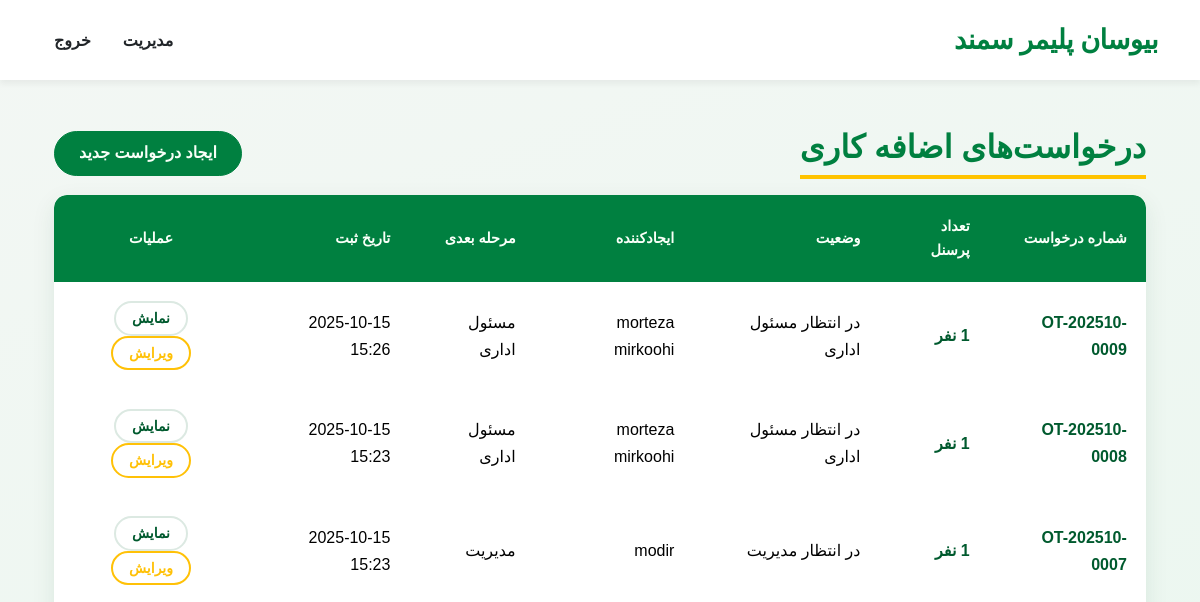
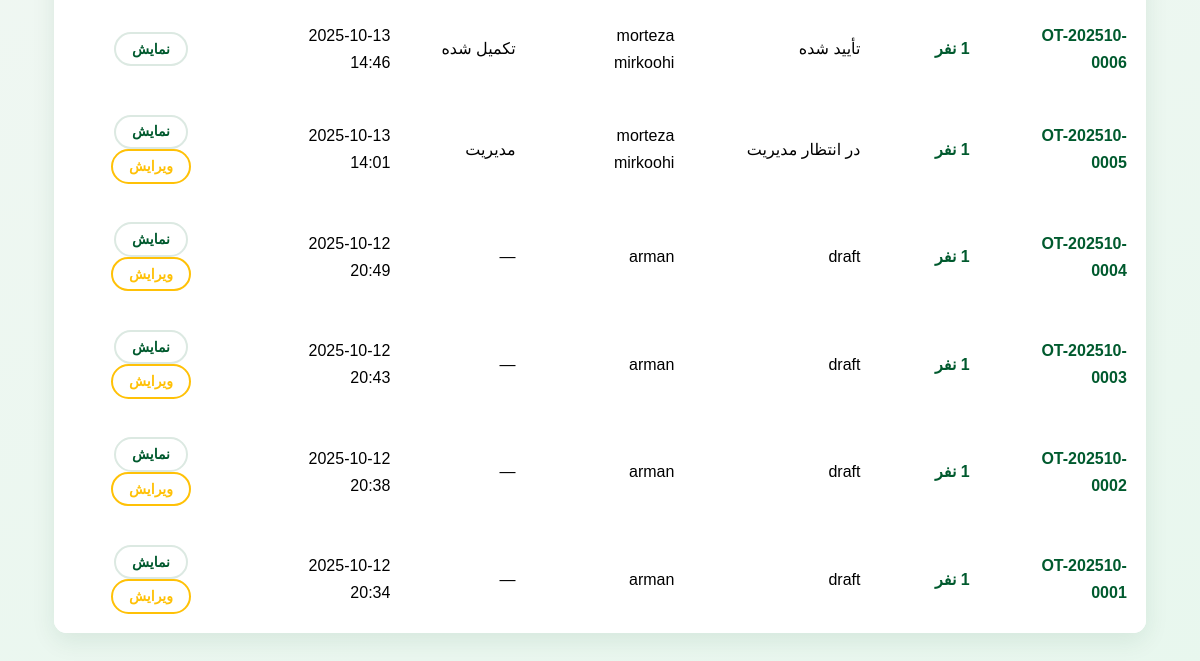
Before: /overtime/ (signed in) with the older database file (2 pictures, top to bottom).
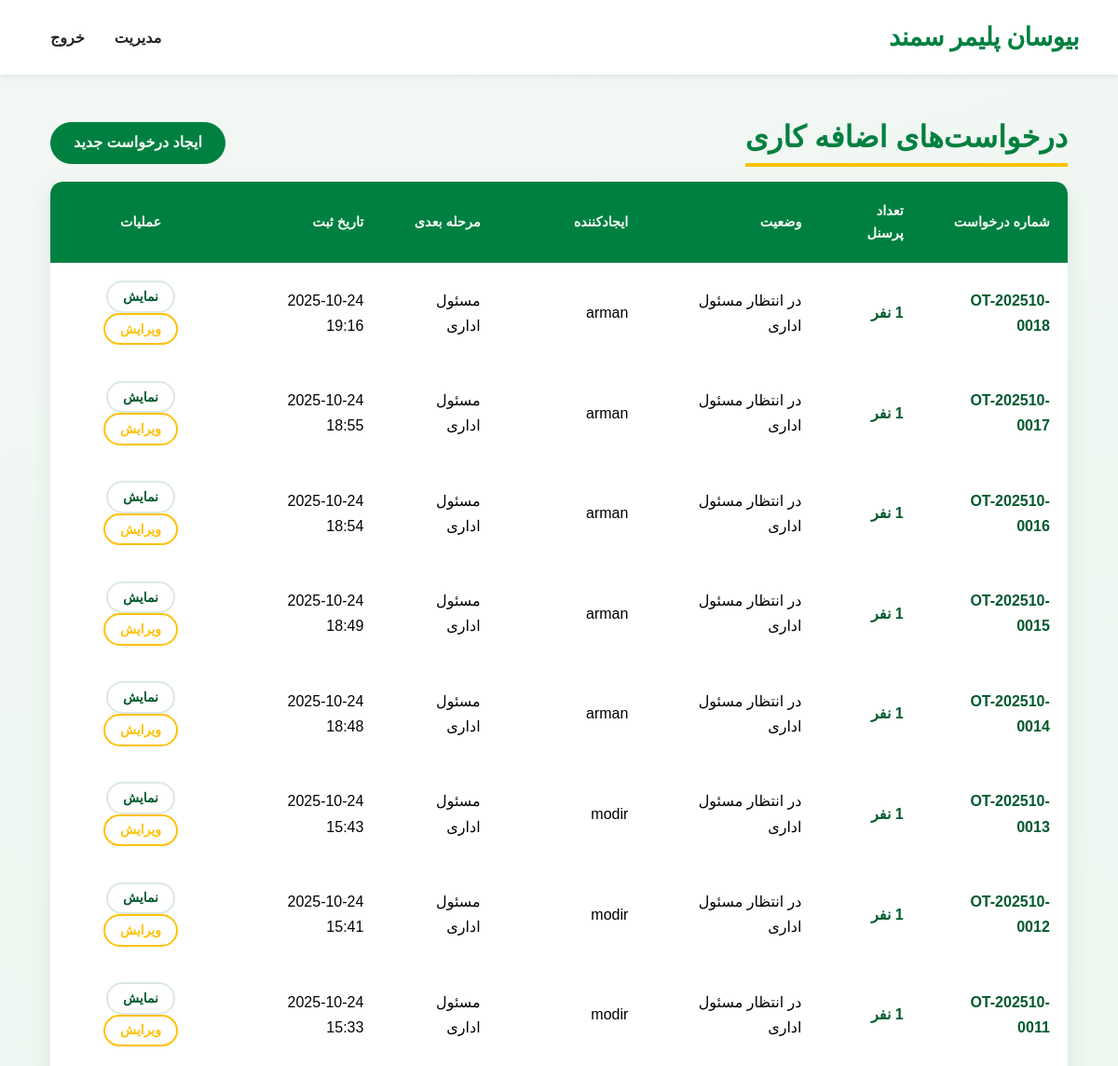
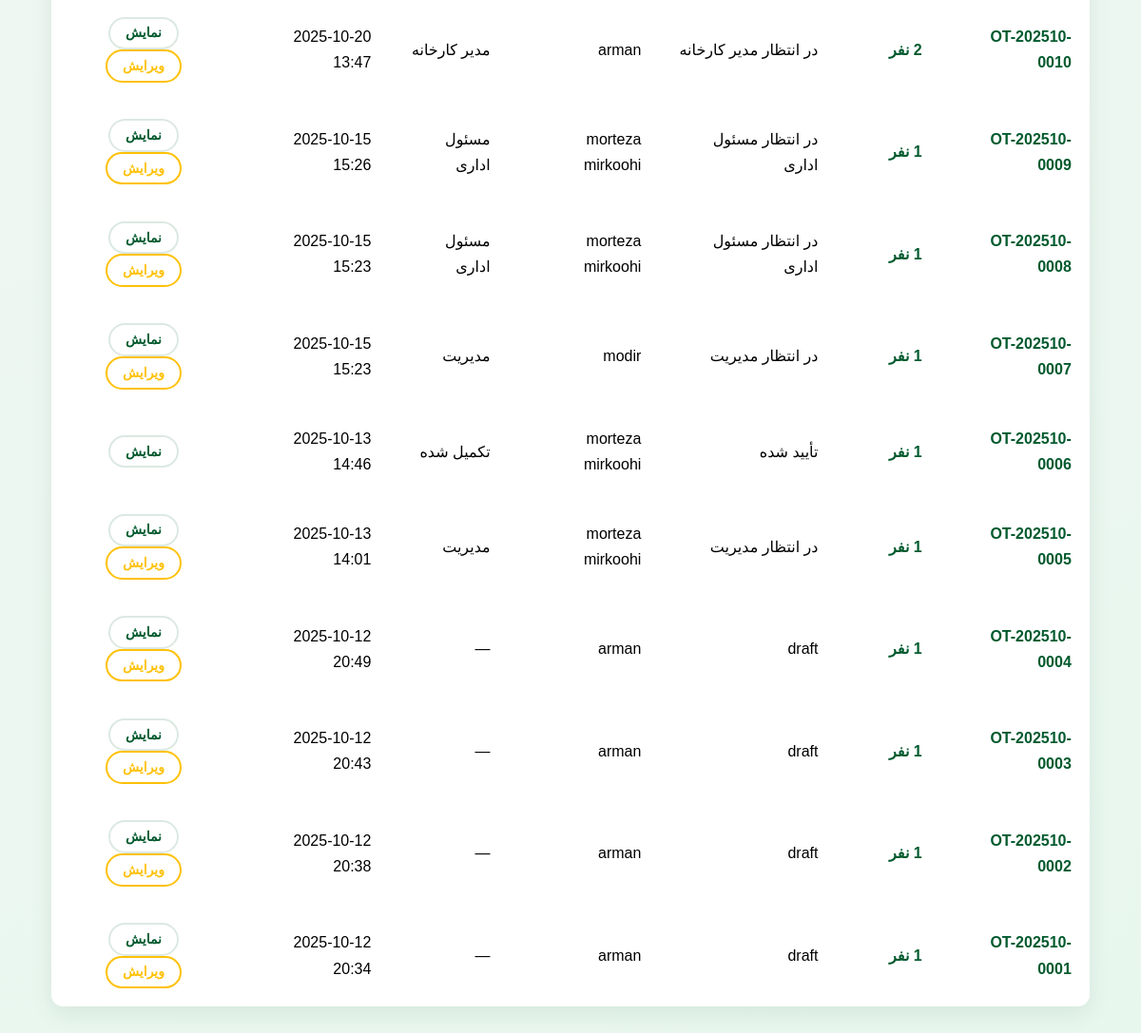
After: the same page with the newer database file (2 pictures, top to bottom).
### overtime/models.py (models this page shows, shortened)
class OvertimeRequest(models.Model):
    request_number = models.CharField(max_length=50, unique=True, verbose_name="شماره درخواست")
    created_by = models.ForeignKey(User, on_delete=models.PROTECT, related_name="overtime_requests_created", verbose_name="ایجاد کننده")
    created_at = models.DateTimeField(auto_now_add=True, verbose_name="تاریخ ایجاد")
    status = models.CharField(max_length=20, choices=OvertimeStatus.choices, default=OvertimeStatus.ADMIN_PENDING, verbose_name="وضعیت")
    admin_approved_by = models.ForeignKey(User, on_delete=models.SET_NULL, null=True, blank=True, related_name="overtime_requests_admin_approved", verbose_name="تأیید کننده مسئول اداری")
    admin_approved_at = models.DateTimeField(null=True, blank=True, verbose_name="تاریخ تأیید مسئول اداری")
    factory_approved_by = models.ForeignKey(User, on_delete=models.SET_NULL, null=True, blank=True, related_name="overtime_requests_factory_approved", verbose_name="تأیید کننده مدیر کارخانه")
    factory_approved_at = models.DateTimeField(null=True, blank=True, verbose_name="تاریخ تأیید مدیر کارخانه")
    management_approved_by = models.ForeignKey(User, on_delete=models.SET_NULL, null=True, blank=True, related_name="overtime_requests_management_approved", verbose_name="تأیید کننده مدیریت")
    management_approved_at = models.DateTimeField(null=True, blank=True, verbose_name="تاریخ تأیید مدیریت")
    canceled_by = models.ForeignKey(User, on_delete=models.SET_NULL, null=True, blank=True, related_name="overtime_requests_canceled", verbose_name="لغو کننده")
    canceled_at = models.DateTimeField(null=True, blank=True, verbose_name="تاریخ لغو")
    cancel_reason = models.TextField(blank=True, verbose_name="دلیل لغو")
    class Meta:
        verbose_name = "درخواست اضافه کاری"
        verbose_name_plural = "درخواست‌های اضافه کاری"
        ordering = ["-created_at"]
    def can_edit_or_cancel(self, user):
        if self.status in [OvertimeStatus.APPROVED, OvertimeStatus.REJECTED, OvertimeStatus.CANCELED]:
            return False
        if not hasattr(user, 'profile'):
            return False
        is_creator = (user == self.created_by)
        is_admin = (user.profile.user_type == 'administrative_officer')
        is_factory = (user.profile.user_type == 'factory_manager')
        is_management = (user.profile.user_type == 'management')
        if is_creator and not self.admin_approved_by:
            return True
        if is_admin and not self.factory_approved_by:
            return True
        if is_factory and not self.management_approved_by:
            return True
        if is_management:
            return True
        return False
    def get_next_approver(self):
        status_map = {
            OvertimeStatus.ADMIN_PENDING: 'مسئول اداری',
            OvertimeStatus.FACTORY_PENDING: 'مدیر کارخانه',
            OvertimeStatus.MANAGEMENT_PENDING: 'مدیریت',
            OvertimeStatus.APPROVED: 'تکمیل شده',
            OvertimeStatus.REJECTED: 'رد شده',
            OvertimeStatus.CANCELED: 'لغو شده',
        }
        return status_map.get(self.status, '—')

### overtime/views.py (the view)
# urls.py: path('', views.overtime_list, name='overtime_list'),
@login_required
def overtime_list(request):
    role = getattr(getattr(request.user, "profile", None), "user_type", None)
    requests_qs = OvertimeRequest.objects.select_related('created_by').prefetch_related('items').all()
    for req in requests_qs:
        req.user_can_edit = req.can_edit_or_cancel(request.user)
    context = {
        'requests': requests_qs,
        'can_create': role in ["administrative_officer", "factory_manager", "management"],
        'role': role,
    }
    return render(request, 'overtime/overtime_list.html', context)

### overtime/templates/overtime/overtime_list.html (shortened to what this page needs)
{% extends "base.html" %}
{% load static %}
{% block content %}
<link rel="stylesheet" href="{% static 'css/list_styles.css' %}">
<div class="container" dir="rtl">
    <div class="d-flex justify-content-between align-items-center mb-3">
        <h2 class="m-0">درخواست‌های اضافه کاری</h2>
        {% if can_create %}
        <a href="{% url 'overtime:overtime_create' %}" class="btn btn-primary">ایجاد درخواست جدید</a>
        {% endif %}
    </div>
    <div class="table-responsive">
        <table class="table table-hover align-middle">
            <thead class="table-light">
            <tr>
                <th>شماره درخواست</th>
                <th>تعداد پرسنل</th>
                <th>وضعیت</th>
                <th>ایجادکننده</th>
                <th>مرحله بعدی</th>
                <th>تاریخ ثبت</th>
                <th class="text-center">عملیات</th>
            </tr>
            </thead>
            <tbody>
            {% for req in requests %}
            <tr>
                <td>{{ req.request_number }}</td>
                <td>{{ req.items.count }} نفر</td>
                <td>{{ req.get_status_display }}</td>
                <td>{{ req.created_by.get_full_name|default:req.created_by.username }}</td>
                <td>{{ req.get_next_approver }}</td>
                <td>{{ req.created_at|date:"Y-m-d H:i" }}</td>
                <td class="text-center">
                    <a href="{% url 'overtime:overtime_detail' req.pk %}" class="btn btn-outline-secondary btn-sm">نمایش</a>
                    {% if req.user_can_edit %}
                    <a href="{% url 'overtime:overtime_update' req.pk %}" class="btn btn-sm btn-outline-warning">ویرایش</a>
                    {% endif %}
                </td>
            </tr>
            {% empty %}
            <tr>
                <td colspan="7" class="text-center text-muted">هیچ درخواستی یافت نشد.</td>
            </tr>
            {% endfor %}
            </tbody>
        </table>
    </div>
</div>
{% endblock %}

Changed rows visible on the page:
added OvertimeRequest: request_number "OT-202510-0018", status "در انتظار مسئول اداری", created_by.get_full_name "arman", get_next_approver "مسئول اداری", created_at "2025-10-24 19:16", shows "ویرایش"
added OvertimeRequest: request_number "OT-202510-0017", status "در انتظار مسئول اداری", created_by.get_full_name "arman", get_next_approver "مسئول اداری", created_at "2025-10-24 18:55", shows "ویرایش"
added OvertimeRequest: request_number "OT-202510-0016", status "در انتظار مسئول اداری", created_by.get_full_name "arman", get_next_approver "مسئول اداری", created_at "2025-10-24 18:54", shows "ویرایش"
added OvertimeRequest: request_number "OT-202510-0015", status "در انتظار مسئول اداری", created_by.get_full_name "arman", get_next_approver "مسئول اداری", created_at "2025-10-24 18:49", shows "ویرایش"
added OvertimeRequest: request_number "OT-202510-0014", status "در انتظار مسئول اداری", created_by.get_full_name "arman", get_next_approver "مسئول اداری", created_at "2025-10-24 18:48", shows "ویرایش"
added OvertimeRequest: request_number "OT-202510-0013", status "در انتظار مسئول اداری", created_by.get_full_name "modir", get_next_approver "مسئول اداری", created_at "2025-10-24 15:43", shows "ویرایش"
added OvertimeRequest: request_number "OT-202510-0012", status "در انتظار مسئول اداری", created_by.get_full_name "modir", get_next_approver "مسئول اداری", created_at "2025-10-24 15:41", shows "ویرایش"
added OvertimeRequest: request_number "OT-202510-0011", status "در انتظار مسئول اداری", created_by.get_full_name "modir", get_next_approver "مسئول اداری", created_at "2025-10-24 15:33", shows "ویرایش"
added OvertimeRequest: request_number "OT-202510-0010", status "در انتظار مدیر کارخانه", created_by.get_full_name "arman", get_next_approver "مدیر کارخانه", created_at "2025-10-20 13:47", shows "ویرایش"
